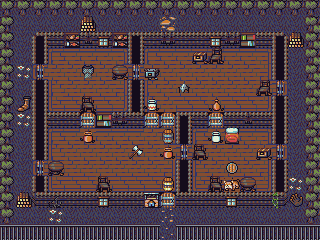

This is a level from a 2D game, rendered from its Tiled map with the project's own tilesets. A one-line summary and the map file follow, with tile-layer data summarised:
An orthogonal 20x15 tile map with 16x16 px tiles, 6 tile layers (Background, Walls, Broken, Good, ...), 5 tilesets.

<map version="1.0" orientation="orthogonal" width="20" height="15" tilewidth="16" tileheight="16">
 <tileset firstgid="1" name="Tiles" tilewidth="16" tileheight="16">
  <image source="../../images/Objects/tiles_dark.png" width="208" height="144" />
 </tileset>
 <tileset firstgid="118" name="Broken" tilewidth="16" tileheight="16">
  <image source="../../images/Objects/items_after.png" width="160" height="96" />
 </tileset>
 <tileset firstgid="178" name="Good" tilewidth="16" tileheight="16">
  <image source="../../images/Objects/items_before.png" width="160" height="96" />
 </tileset>
 <tileset firstgid="238" name="Bed" tilewidth="16" tileheight="16">
  <image source="../../images/Objects/bed.png" width="32" height="16" />
 </tileset>
 <tileset firstgid="240" name="Decor" tilewidth="16" tileheight="16">
  <image source="../../images/decor.png" width="128" height="128" />
 </tileset>
 <layer name="Background" width="20" height="15">
  <data>[300 cells, 300 non-empty, 15 distinct tile ids]</data>
 </layer>
 <layer name="Walls" width="20" height="15">
  <data>[300 cells, 125 non-empty, 14 distinct tile ids]</data>
 </layer>
 <layer name="Broken" width="20" height="15">
  <data>[300 cells, 46 non-empty, 23 distinct tile ids]</data>
 </layer>
 <layer name="Good" width="20" height="15">
  <data>[300 cells, 39 non-empty, 17 distinct tile ids]</data>
 </layer>
 <layer name="Bed" width="20" height="15">
  <data>[300 cells, 1 non-empty, 1 distinct tile ids]</data>
 </layer>
 <layer name="Decor" width="20" height="15">
  <data>[300 cells, 14 non-empty, 8 distinct tile ids]</data>
 </layer>
</map>
